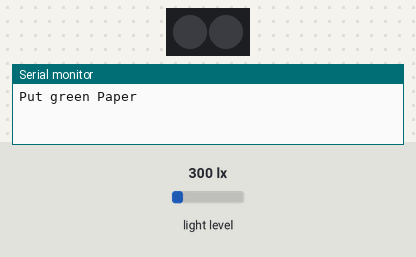
Simulated run of this sketch. Board: Arduino Uno, built with avr-gcc and run on an emulated ATmega328P. Parts: 2 RGB LEDs in strip order, left to right, the last lines printed to the serial monitor. The test bench sets the inputs (shaded band); at power-on: light level 300 lx.

Above: at 0.1 s.
At 4.1 s:
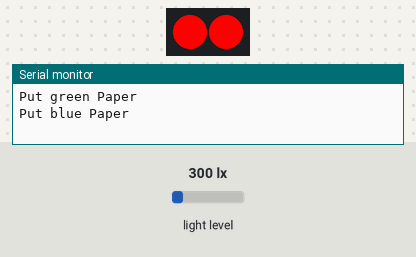
At 8.6 s:
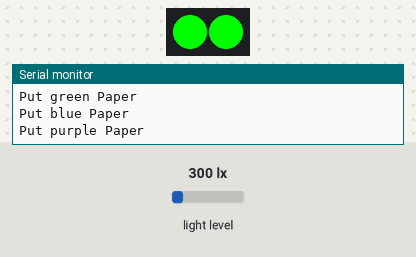
At 16.6 s:
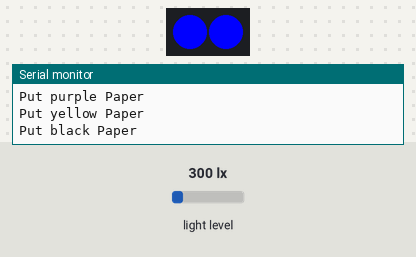
Timing chart, 0 to 19.0 s (numbered marks = the images above):
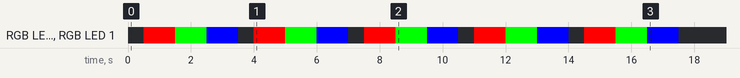

The sketch:

RGBValsGetter.ino
```cpp
/**
 * Code to use light sensor to detect color components RGB of 5 colors, green blue purple yellow red
 *
 * DETECTED COLORS
 * GREEN :
 * BLUE :
 * PURPLE :
 * YELLOW :
 * RED :
 * BLACK :
 */

#include "MeMCore.h"
#include "Wire.h"

MeLightSensor lightsensor(PORT_6);
MeRGBLed rgbled(PORT_7);

double red;
double green;
double blue;


float blackcalibarr[]={376,280,309};
float grayarr[]={229,173,184};
float greenarr[]={0,0,0};
float bluearr[]={0,0,0};
float yellowarr[]={0,0,0};
float purplearr[]={0,0,0};
float blackarr[]={0,0,0};


void setup(){
  Serial.begin(9600);
  color_detect_test();
}

void loop(){

}

void color_detect_test(){
  Serial.println("Put green Paper");
  delay(500);
  rgbled.setColor(255,0,0);
  rgbled.show();
  delay(1000);
  red = lightsensor.read();

  rgbled.setColor(0,255,0);
  rgbled.show();
  delay(1000);
  green = lightsensor.read();

  rgbled.setColor(0,0,255);
  rgbled.show();
  delay(1000);
  blue = lightsensor.read();
  greenarr[0]= 255 * (red-blackcalibarr[0])/grayarr[0];
  greenarr[1]= 255 * (green-blackcalibarr[1])/grayarr[1];
  greenarr[2]= 255 * (blue-blackcalibarr[2])/grayarr[2];

  rgbled.setColor(0,0,0);
  rgbled.show();

  Serial.println("Put blue Paper");
  delay(500);
  rgbled.setColor(255,0,0);
  rgbled.show();
  delay(1000);
  red = lightsensor.read();

  rgbled.setColor(0,255,0);
  rgbled.show();
  delay(1000);
  green = lightsensor.read();

  rgbled.setColor(0,0,255);
  rgbled.show();
  delay(1000);
  blue = lightsensor.read();
  bluearr[0]= 255 * (red-blackcalibarr[0])/grayarr[0];
  bluearr[1]= 255 * (green-blackcalibarr[1])/grayarr[1];
  bluearr[2]= 255 * (blue-blackcalibarr[2])/grayarr[2];

  rgbled.setColor(0,0,0);
  rgbled.show();

  Serial.println("Put purple Paper");
  delay(500);
  rgbled.setColor(255,0,0);
  rgbled.show();
  delay(1000);
  red = lightsensor.read();

  rgbled.setColor(0,255,0);
  rgbled.show();
  delay(1000);
  green = lightsensor.read();

  rgbled.setColor(0,0,255);
  rgbled.show();
  delay(1000);
  blue = lightsensor.read();
  purplearr[0]= 255 * (red-blackcalibarr[0])/grayarr[0];
  purplearr[1]= 255 * (green-blackcalibarr[1])/grayarr[1];
  purplearr[2]= 255 * (blue-blackcalibarr[2])/grayarr[2];

  rgbled.setColor(0,0,0);
  rgbled.show();

  Serial.println("Put yellow Paper");
  delay(500);
  rgbled.setColor(255,0,0);
  rgbled.show();
  delay(1000);
  red = lightsensor.read();

  rgbled.setColor(0,255,0);
  rgbled.show();
  delay(1000);
  green = lightsensor.read();

  rgbled.setColor(0,0,255);
  rgbled.show();
  delay(1000);
  blue = lightsensor.read();
  yellowarr[0]= 255 * (red-blackcalibarr[0])/grayarr[0];
  yellowarr[1]= 255 * (green-blackcalibarr[1])/grayarr[1];
  yellowarr[2]= 255 * (blue-blackcalibarr[2])/grayarr[2];

  rgbled.setColor(0,0,0);
  rgbled.show();

  Serial.println("Put black Paper");
  delay(500);
  rgbled.setColor(255,0,0);
  rgbled.show();
  delay(1000);
  red = lightsensor.read();

  rgbled.setColor(0,255,0);
  rgbled.show();
  delay(1000);
  green = lightsensor.read();

  rgbled.setColor(0,0,255);
  rgbled.show();
  delay(1000);
  blue = lightsensor.read();
  blackarr[0]= 255 * (red-blackcalibarr[0])/grayarr[0];
  blackarr[1]= 255 * (green-blackcalibarr[1])/grayarr[1];
  blackarr[2]= 255 * (blue-blackcalibarr[2])/grayarr[2];

  rgbled.setColor(0,0,0);
  rgbled.show();

  Serial.println("GREEN OBTAINED RGB VALUES:");
  Serial.print("RED: ");
  Serial.println(greenarr[0]);
  Serial.print("GREEN: ");
  Serial.println(greenarr[1]);
  Serial.print("BLUE: ");
  Serial.println(greenarr[2]);

  Serial.println("BLUE OBTAINED RGB VALUES:");
  Serial.print("RED: ");
  Serial.println(bluearr[0]);
  Serial.print("GREEN: ");
  Serial.println(bluearr[1]);
  Serial.print("BLUE: ");
  Serial.println(bluearr[2]);

  Serial.println("PURPLE OBTAINED RGB VALUES:");
  Serial.print("RED: ");
  Serial.println(purplearr[0]);
  Serial.print("GREEN: ");
  Serial.println(purplearr[1]);
  Serial.print("BLUE: ");
  Serial.println(purplearr[2]);

  Serial.println("YELLOW OBTAINED RGB VALUES:");
  Serial.print("RED: ");
  Serial.println(yellowarr[0]);
  Serial.print("GREEN: ");
  Serial.println(yellowarr[1]);
  Serial.print("BLUE: ");
  Serial.println(yellowarr[2]);

  Serial.println("BLACK OBTAINED RGB VALUES:");
  Serial.print("RED: ");
  Serial.println(blackarr[0]);
  Serial.print("GREEN: ");
  Serial.println(blackarr[1]);
  Serial.print("BLUE: ");
  Serial.println(blackarr[2]);
}
```
